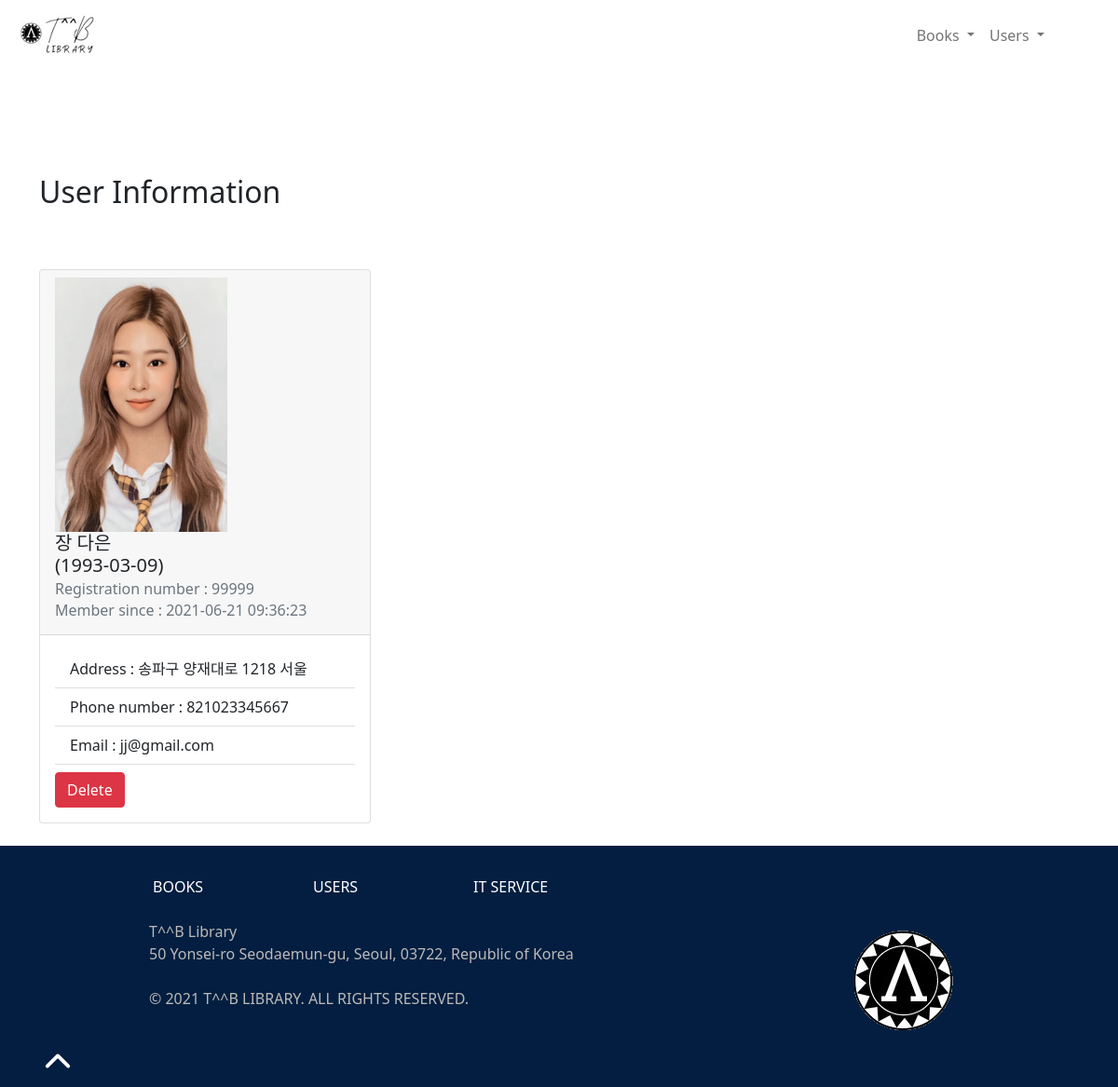
The page /user.php?library_number=99999 on the database its author committed.
### tables this page shows
CREATE TABLE User(
    id INT UNSIGNED NOT NULL AUTO_INCREMENT,
    lastname VARCHAR(20) NOT NULL,
    firstname VARCHAR(20) NOT NULL,
    pictuser VARCHAR(100) NOT NULL,
    birth_date DATE NOT NULL,
    city_code CHAR(5) NOT NULL,
    city VARCHAR(50) NOT NULL,
    adress VARCHAR(100) NOT NULL,
    phone VARCHAR(15) NOT NULL,
    email VARCHAR(50) NOT NULL,
    registration TIMESTAMP NOT NULL,
    library_number INT(5) NOT NULL,
    PRIMARY KEY (id)
);

### user.php (called while the page is built, shortened)
<?php
require_once "model/userManager.php";
require "model/entity/user.php";
if (isset($_GET["library_number"]) && !empty($_GET["library_number"])) {
    $userSingle = new userManager();
    $user = $userSingle->getUser(htmlspecialchars($_GET["library_number"]));
}
include "view/userView.php";

### model/dataBase.php (called while the page is built)
<?php
abstract class DataBase
{
    static public function getDB() {
        try{
        $db = new PDO('mysql:host=localhost:8889;dbname=library_php', "root", "root");
        return $db;
      }catch (Exception $e) {
        echo "Error while connecting to the database: " . $e->getMessage() . "<br/>";
        exit($e->getMessage());
        }
    }
}
?>

### model/userManager.php (called while the page is built, shortened)
<?php
require_once "dataBase.php";
class userManager extends DataBase {
  private PDO $db;
  public function getUser(int $library_number):User {
    $query = $this->db->prepare (
      "SELECT *
      FROM User
      WHERE library_number = :library_number"
    );
    $query->execute([
    "library_number" => $library_number
    ]);
    $data = $query -> fetchAll(PDO::FETCH_ASSOC);
    $user = new User($data[0]);
    return $user;
  }
  public function __construct() {
    $this->db = DataBase::getDB();
}
}

### model/entity/user.php (called while the page is built, shortened)
<?php
class User {
    protected int $id;
    protected string $lastname;
    protected string $firstname;
    protected string $pictuser;
    protected string $birth_date;
    protected int $city_code;
    protected string $city;
    protected string $adress;
    protected int $phone;
    protected string $email;
    protected string $registration;
    protected int $library_number;
    public function __construct(?array $data=null) {
        if($data) {
            foreach($data as $key => $value) {
                $setter = "set" . ucfirst($key);
            }
        }
    }
    public function setId(int $id){
        $this->id =$id;
    }
    public function getId(){
        return $this->id;
    }
    public function setLastName(string $lastname){
        $this->lastname =$lastname;
    }
    public function getLastName(){
        return $this->lastname;
    }
    public function setFirstName(string $firstname){
        $this->firstname =$firstname;
    }
    public function getFirstName(){
        return $this->firstname;
    }
    public function setPictuser(string $pictuser) {
        $this->pictuser = $pictuser;
    }
    public function getPictuser(){
        return $this->pictuser;
    }
    public function setBirth_Date(string $birth_date){
        $this->birth_date =$birth_date;
    }
    public function getBirth_Date(){
        return $this->birth_date;
    }
    public function setCity_Code(int $city_code){
        $this->city_code =$city_code;
    }
    public function getCity_Code(){
        return $this->city_code;
    }
    public function setCity(string $city){
        $this->city =$city;
    }
    public function getCity(){
        return $this->city;
    }
    public function setAdress(string $adress){
        $this->adress =$adress;
    }
    public function getAdress(){
        return $this->adress;
    }
    public function setPhone(int $phone){
        $this->phone =$phone;
    }
    public function getPhone(){
        return $this->phone;
    }
    public function setEmail(string $email){
        $this->email =$email;
    }
    public function getEmail(){
        return $this->email;
    }
    public function setRegistration(string $registration){
        $this->registration =$registration;
    }
    public function getRegistration(){
        return $this->registration;
    }
    public function setLibrary_Number(int $library_number){
        $this->library_number =$library_number;
    }
    public function getLibrary_Number(){
        return $this->library_number;
    }
}

### view/userView.php (the view)
<?php
include "view/template/nav.php";
include "view/template/header.php";
?>
<div class="mainpage">
<h2>User Information</h2>
    <div class="row mt-5">
      <div class="col-12 col-md-6 col-lg-4">
        <article class="card">
          <div class="card-header">
          <img src="<?php echo $user->getPictuser() ; ?>">
            <h5 class="card-title"><?php echo $user->getLastName(). " " . $user->getFirstName(). " <br>(" .$user->getBirth_Date(). ")"; ?></h5>
            <h6 class="card-subtitle mb-2 text-muted">Registration number : <?php echo $user->getLibrary_Number(); ?></h6>
            <h6 class="card-subtitle mb-2 text-muted">Member since : <?php echo $user->getRegistration(); ?></h6>
          </div>
          <div class="card-body">
            <ul class="list-group list-group-flush border-bottom mb-2">
              <li class="list-group-item">Address : <?php echo $user->getAdress() . " " .$user->getCity_Code() . " " . $user->getCity(); ?></li>
              <li class="list-group-item">Phone number : <?php echo $user->getPhone(); ?></li>
              <li class="list-group-item">Email : <?php echo $user->getEmail(); ?></li>
            </ul>
            <a href="deleteuser.php?id=<?php echo $user->getId(); ?>" class="btn btn-danger">Delete</a>
        </article>
      </div>
</div>
<?php
include "view/template/footer.php";
?>

### view/template/nav.php (shortened to what this page needs)
<nav class="navbar navbar-expand-lg navbar-light" id="nav">
  <div class="container-fluid" id="nav">
  <a class="navbar-brand text-dark" href="index.php"><img src="../../assets/img/logo1.jpg" id="logo"></a>
    <div class="collapse navbar-collapse  " id="navbarNavDropdown">
      <ul class="navbar-nav">
      <li class="nav-item dropdown">
        <a class="nav-link dropdown-toggle" href="#" id="navbarDropdownMenuLink" role="button" data-bs-toggle="dropdown" aria-haspopup="true" aria-expanded="false">
          Books
        </a>
</li>
<li class="nav-item dropdown">
        <a class="nav-link dropdown-toggle" href="#" id="navbarDropdownMenuLink" role="button" data-bs-toggle="dropdown" aria-haspopup="true" aria-expanded="false">
          Users
        </a>
</li>
      </ul>
    </div>
  </div>
</nav>

### view/template/header.php (shortened to what this page needs)
<!doctype html>
<html lang="en">
  <head>
    <link href="https://cdn.jsdelivr.net/npm/bootstrap@5.0.1/dist/css/bootstrap.min.css" rel="stylesheet">
    <link rel="stylesheet" href="css/normalize.css">
    <link rel="stylesheet" href="../../assets/css/main.css">
  </head>
  <body>
    <main class="container my-4" id="main">

### view/template/footer.php (shortened to what this page needs)
</main>
<footer>
    <section class=" text-white my-0 py-2" id="footer">
        <div class="container p-4 foo">
            <div class="row fou">
                <div class="col-lg-4 col-md-6 mb-4 mb-md-0">
                    <a href="books.php" class="text-white" style="text-decoration: none;">BOOKS</a>
                </div>
                <div class="col-lg-4 col-md-6 mb-4 mb-md-0">
                    <a href="users.php" class="text-white" style="text-decoration: none;">USERS</a>
                </div>
                <div class="col-lg-4 col-md-6 mb-4 mb-md-0">
                    <a href="https://github.com/trobillard" class="text-white" style="text-decoration: none;" target="_blank">IT SERVICE</a>
                </div>
            </div>
        </div>
        <div id="textfooter">
            <p>T^^B Library </br> 50 Yonsei-ro Seodaemun-gu, Seoul, 03722, Republic of Korea</br></br>
            © 2021 T^^B LIBRARY. ALL RIGHTS RESERVED.</p>
            <img src="../../assets/img/logo-2.png" id="logo">
        </div>
        <div id="chevron">
            <ion-icon name="chevron-up-outline" type="button" value="remonter" id="monBouton"></ion-icon>
        </div>
    </section>
</footer>
</body>
</html>

### assets/css/main.css (style rules this page uses)
html { color: #222; font-size: 1em; line-height: 1.4; }
audio, canvas, iframe, img, svg, video { vertical-align: middle; }
* { margin: 0; padding: 0; }
#main { min-height: 80vh; }
.mainpage { margin-top: 10%; }
.mainpage h2 { margin-bottom: 2em; }
#footer { background-color: rgb(3, 30, 64); }
#footer p, #footer a { background-color: rgb(3, 30, 64); color: rgb(187, 186, 184); }
#textfooter { background-color: rgb(3, 30, 64); display: flex; align-items: flex-start; padding-left: 5em; margin-left: 5em; padding-right: 10em; justify-content: space-between; }
.fou { margin-left: 3em !important; }
.foo { width: 50%; margin-left: 5em !important; margin-right: auto !important; }
#chevron ion-icon { width: 5%; height: 5%; margin-left: 2em; animation-duration: 2s; animation-iteration-count: infinite; transform-origin: bottom; animation-name: arrow; animation-timing-function: linear; }
@media (min-width: 992px) { #navbarNavDropdown { margin-left: 60% !important; padding-right: 1em !important; } }
@media (min-width: 1200px) { #navbarNavDropdown { margin-left: 72% !important; padding-right: 1em !important; } }

### rows shown on the page
user: pictuser (picture), lastname "장", firstname "다은", birth_date "1993-03-09", library_number "99999", registration "2021-06-21 09:36:23", adress "송파구 양재대로", city_code "1218", city "서울", phone "821023345667", email "jj@gmail.com"
